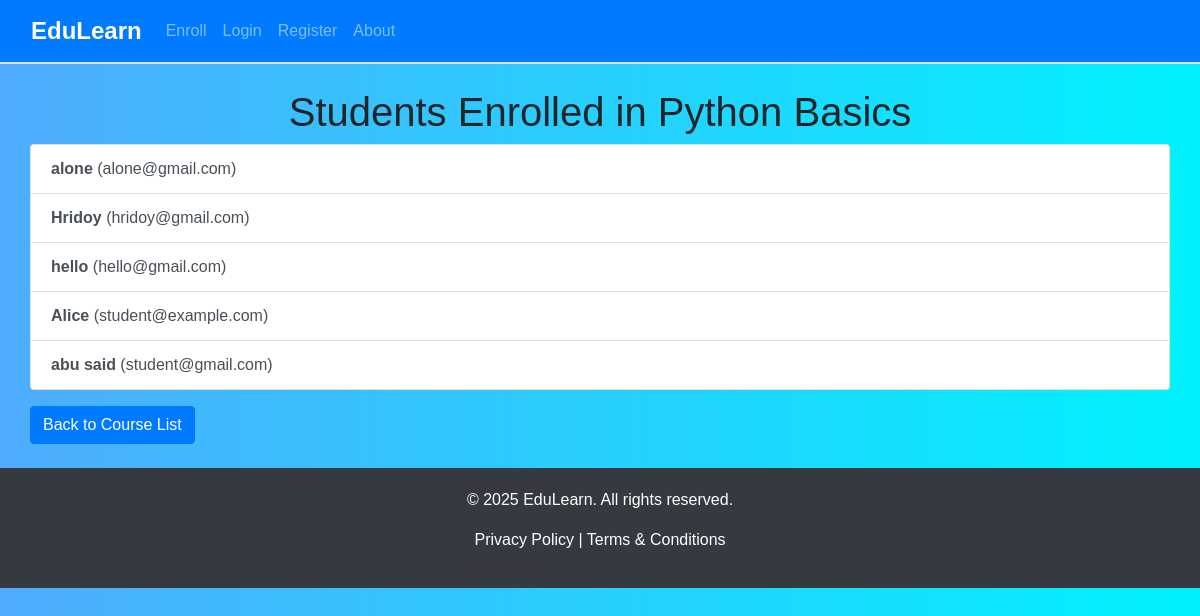
Page /course/1/students/ on the earlier database version.
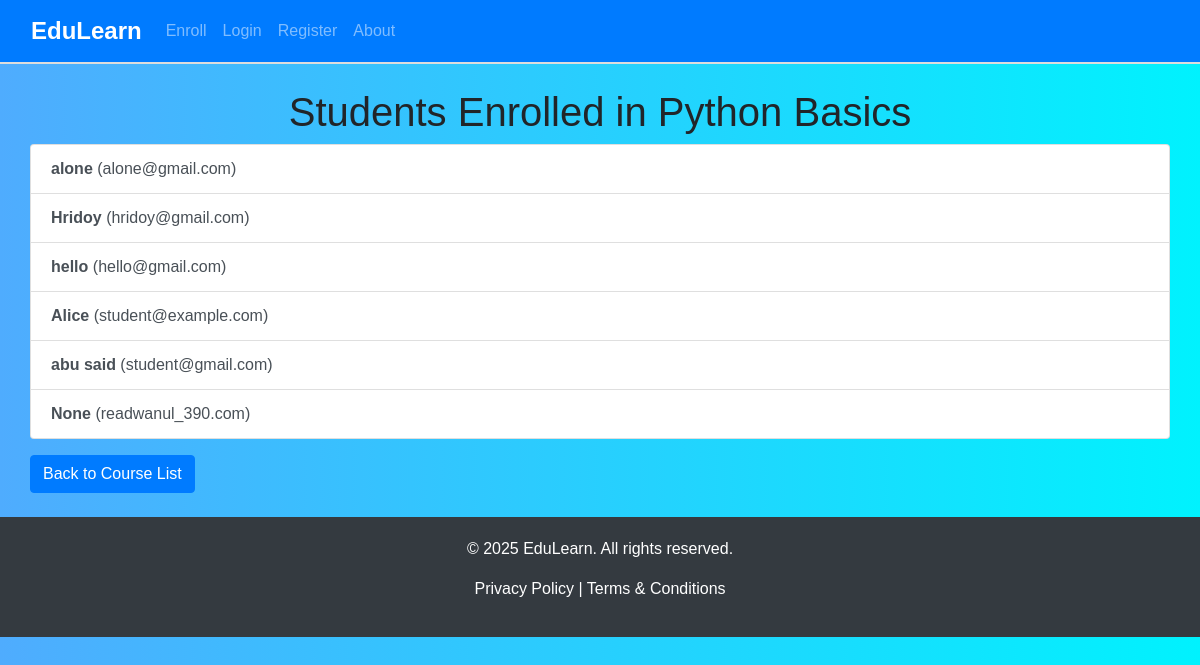
Same page on the later database version.
### courses/models.py (models this page shows, shortened)
class Course(models.Model):
    title = models.CharField(max_length=200)
    description = models.TextField()
    duration = models.IntegerField(help_text="Duration in hours")
    thumbnail = models.ImageField(upload_to='course_thumbnails/', null=True, blank=True)

class Student(models.Model):
    email = models.EmailField(unique=True)
    name = models.CharField(max_length=100, blank=True, null=True)
    enrolled_courses = models.ManyToManyField(Course, related_name='students')
    completed_lessons = models.ManyToManyField(Lesson, related_name='completed_by', blank=True)  # New field added

### courses/views.py (the view)
# urls.py: path('course/<int:course_id>/students/', course_students, name='course_students'),
def course_students(request, course_id):
    course = get_object_or_404(Course, id=course_id)
    students = course.students.all()
    return render(request, 'courses/course_students.html', {'course': course, 'students': students})

### courses/templates/courses/course_students.html (shortened to what this page needs)
{% extends "courses/base.html" %}  {% block content %}
<div class="container">
  <h1 class="text-center">Students Enrolled in {{ course.title }}</h1>
  <div class="list-group">
    {% for student in students %}
    <a href="#" class="list-group-item list-group-item-action">
      <strong>{{ student.name }}</strong> ({{ student.email }})
    </a>
    {% empty %}
    <p>No students enrolled in this course yet.</p>
    {% endfor %}
  </div>
  <a href="{% url 'course_list' %}" class="btn btn-primary mt-3"
    >Back to Course List</a
  >
</div>
{% endblock %}

### courses/templates/courses/base.html (shortened to what this page needs)
<!DOCTYPE html>
<html lang="en">
  <head>
    {% load static %}
    <link rel="stylesheet" href="{% static 'css/bootstrap.min.css' %}" />
  </head>
  <body>
    <nav class="navbar navbar-expand-lg navbar-dark bg-primary">
      <div class="container">
        <a class="navbar-brand" href="{% url 'course_list' %}">EduLearn</a>
        <div class="collapse navbar-collapse" id="navbarNav">
          <ul class="navbar-nav ms-auto">
            <li class="nav-item">
              <a class="nav-link" href="{% url 'enroll_student' %}">Enroll</a>
            </li>
            <li class="nav-item">
              <a class="nav-link" href="{% url 'login' %}">Login</a>
            </li>
            <li class="nav-item">
              <a class="nav-link" href="{% url 'register' %}">Register</a>
            </li>
            <li class="nav-item">
              <a class="nav-link" href="{% url 'course_list' %}">About</a>
            </li>
          </ul>
        </div>
      </div>
    </nav>
    <div class="container mt-4">
       {% block content %}{% endblock %}
    </div>
    <footer class="footer text-center mt-4">
      <p>&copy; 2025 EduLearn. All rights reserved.</p>
      <p><a href="#">Privacy Policy</a> | <a href="#">Terms & Conditions</a></p>
    </footer>
  </body>
</html>

### courses/templates/courses/base.html (style rules this page uses)
body { background: linear-gradient( to right, #4facfe, #00f2fe ); font-family: 'Arial', sans-serif; }
.navbar { border-bottom: 2px solid #ddd; transition: background-color 0.3s ease; }
.navbar-brand { font-size: 1.5rem; font-weight: 700; }
.container { max-width: 1200px; }
.footer { background-color: #343a40; padding: 20px; color: #ffffff; }
.footer a { color: #ffffff; text-decoration: none; }

Differences in the rows shown:
added Student: name "None", email "readwanul_390.com"
